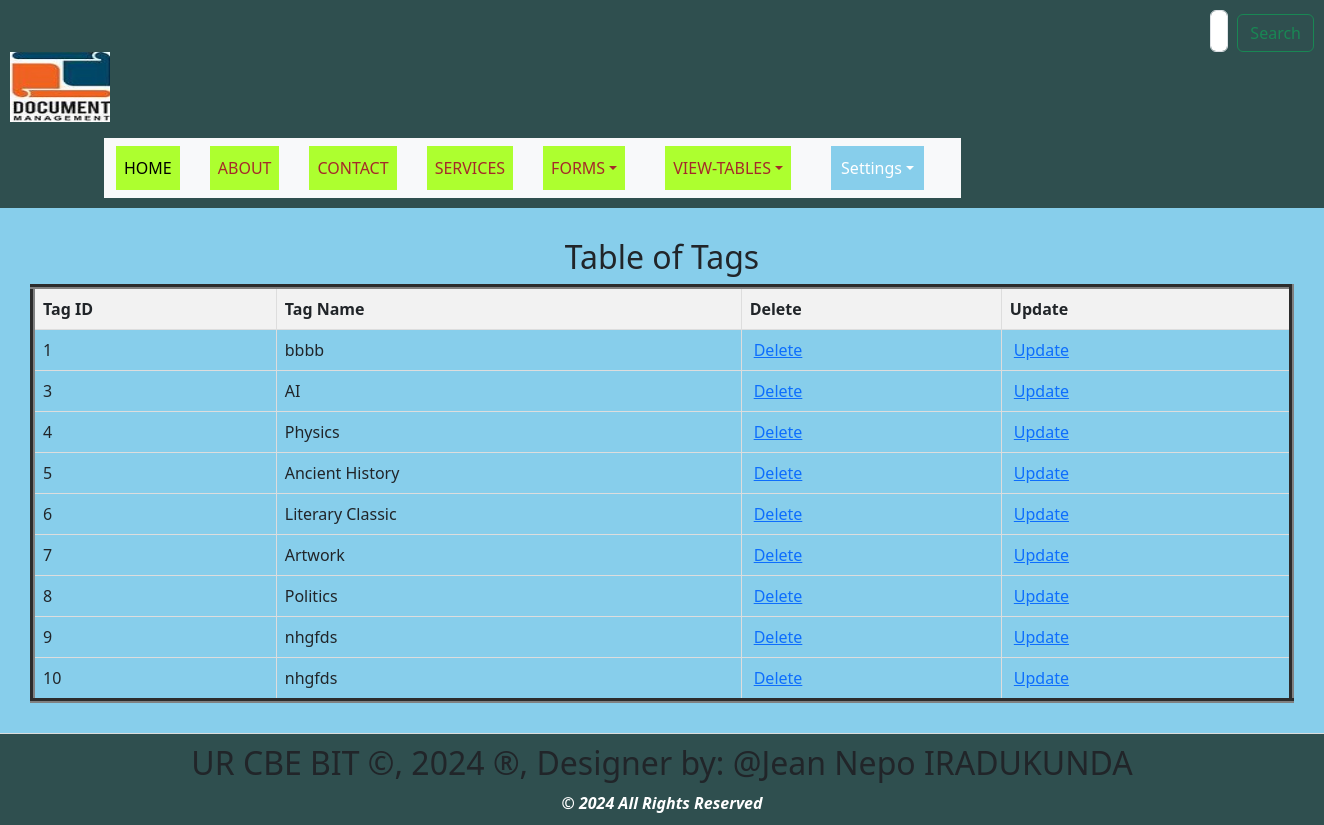
/view_tags.php, run on the app's committed database.
### tables this page shows
CREATE TABLE `tags` (
  `TagID` int(11) NOT NULL,
  `TagName` varchar(255) DEFAULT NULL
);

### view_tags.php (the view, shortened to what this page needs)
<!DOCTYPE html>
<html lang="en">
<head>
  <link rel="stylesheet" type="text/css" href="styles.css" title="style 1" media="screen, tv, projection, handheld, print"/>
<link rel="stylesheet" type="text/css" href="styles.css" title="style 1" media="screen, tv, projection, handheld, print">
    <link href="https://cdn.jsdelivr.net/npm/bootstrap@5.3.3/dist/css/bootstrap.min.css" rel="stylesheet">
</head>
<body style="background-color: skyblue;">
<header>
    <form class="d-flex" role="search" action="search.php" method="GET">
        <input class="form-control me-2" type="search" placeholder="Search" aria-label="Search" name="query">
        <button class="btn btn-outline-success" type="submit">Search</button>
    </form>
    <ul style="list-style-type: none; padding: 0;">
        <li style="display: inline; margin-right: 10px;">
           <a href="home.html">
            <img src="./Images/Logo.jpeg" width="100" height="70" alt="Logo"> </a>
        </li>
    </ul>
    <div class="container">
        <div class="row">
            <div class="col-auto">
                <div class="box">
                    <nav class="navbar navbar-expand-lg bg-body-tertiary">
                        <div class="container-fluid">
                            <div class="collapse navbar-collapse" id="navbarNavDropdown">
                                <ul class="navbar-nav">
                                    <li class="nav-item">
                                        <a class="nav-link active" aria-current="page" href="home.html">HOME</a>
                                    </li>
                                    <li class="nav-item">
                                        <a class="nav-link" href="about.html">ABOUT</a>
                                    </li>
                                    <li class="nav-item">
                                        <a class="nav-link" href="contact.html">CONTACT</a>
                                    </li>
                                    <li class="nav-item">
                                        <a class="nav-link" href="services.html">SERVICES</a>
                                    </li>
                                    <li class="nav-item dropdown">
                                        <a class="nav-link dropdown-toggle" href="#"  data-bs-toggle="dropdown" aria-expanded="false">FORMS</a>
                                    </li>
                                    <li class="nav-item dropdown">
                                        <a class="nav-link dropdown-toggle" href="#" role="button" data-bs-toggle="dropdown" aria-expanded="false">VIEW-TABLES</a>
                                    </li>
                                    <li class="dropdown" style="display: inline; margin-right: 10px;">
                                        <a href="#" class="nav-link dropdown-toggle" style="padding: 10px; color: white; background-color: skyblue; text-decoration: none; margin-right: 15px;">Settings</a>
                                    </li>
                                </ul>
                            </div>
                        </div>
                    </nav>
                </div>
            </div>
        </div>
    </div>
</header>
<section>
<!DOCTYPE html>
<html>
<head>
</head>
<body>
    <center><h2>Table of Tags</h2></center>
    <table border="5">
        <tr>
            <th>Tag ID</th>
            <th>Tag Name</th>
            <th>Delete</th>
            <th>Update</th>
        </tr>
        <?php
        include('Database_Connection.php');
        $sql = "SELECT * FROM Tags";
        $result = $connection->query($sql);
        if ($result->num_rows > 0) {
            while ($row = $result->fetch_assoc()) {
                $tagId = $row['TagID'];
                echo "<tr>
                    <td>" . $row['TagID'] . "</td>
                    <td>" . $row['TagName'] . "</td>
                    <td><a style='padding:4px' href='delete_tags.php?TagID=$tagId'>Delete</a></td>
                    <td><a style='padding:4px' href='update_tags.php?TagID=$tagId'>Update</a></td>
                </tr>";
            }
        } else {
            echo "<tr><td colspan='4'>No data found</td></tr>";
        }
        ?>
    </table>
</body>
</section>
<footer>
 <marquee behavior='alternate'>
<b><h2>UR CBE BIT &copy, 2024 &reg, Designer by: @Jean Nepo IRADUKUNDA</h2></b>
</marquee>
<center><b style="color: white;"><i>&copy 2024 All Rights Reserved</i></b></center>
</footer>
</body>
</html>

### styles.css (style rules this page uses)
body { font-family: Arial, sans-serif; margin: 0; padding: 0; }
header { background-color: darkslategray; padding: 5px; }
nav { display: flex; justify-content: space-between; }
.nav-link { list-style: none; margin: 0; padding: 0; display: inline-block; margin-right: 20px; text-decoration: none; color: black; }
.dropdown { position: relative; display: inline; margin-right: 10px; }
section { padding: 30px; border-bottom: 1px solid #ddd; }
footer { text-align: center; padding: 10px; background-color: darkslategray; }

### view_tags.php (style rules this page uses)
.nav-link { padding: 10px; color: white; background-color: greenyellow; text-decoration: none; margin-right: 30px; text-align: center; }
.nav-link:link { color: brown; }
button.btn { margin-left: 1px; margin-top: 4px; }
input.form-control { margin-left: 1200px; padding: 8px; }
header { background-color: darkslategray; padding: 10px; }
table { width: 100%; border-collapse: collapse; }
th, td { border: 1px solid #ddd; padding: 8px; text-align: left; }
th { background-color: #f2f2f2; }

### data on the page
tags: TagID "1", TagName "bbbb"
tags: TagID "3", TagName "AI"
tags: TagID "4", TagName "Physics"
tags: TagID "5", TagName "Ancient History"
tags: TagID "6", TagName "Literary Classic"
tags: TagID "7", TagName "Artwork"
tags: TagID "8", TagName "Politics"
tags: TagID "9", TagName "nhgfds"
tags: TagID "10", TagName "nhgfds"
